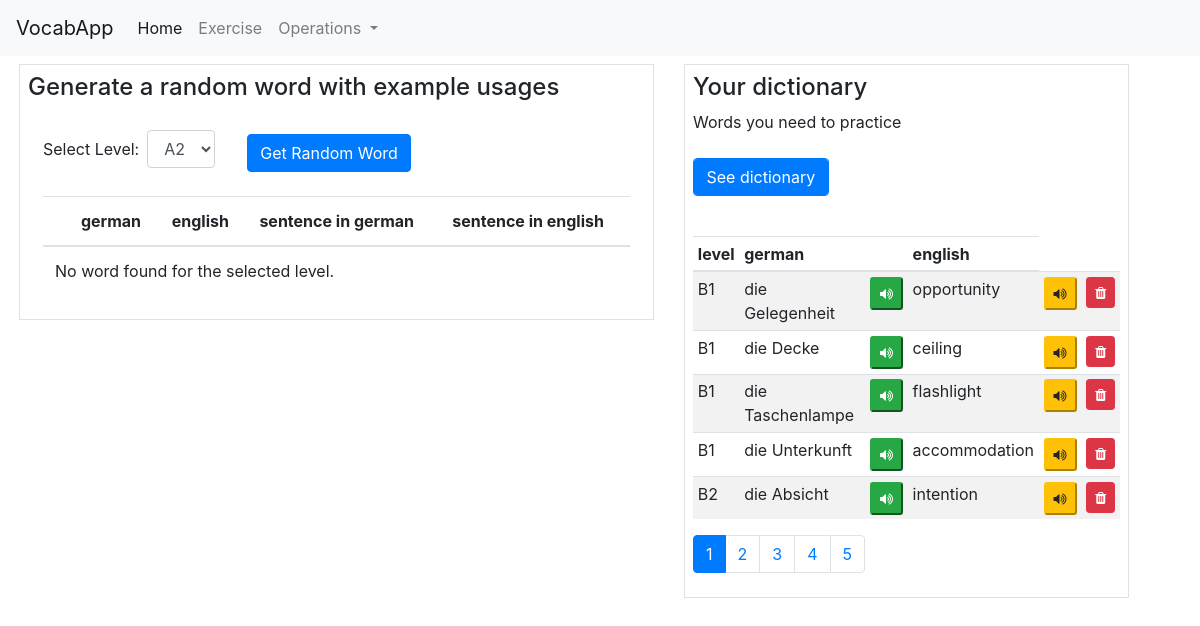
Before: /search with the older database file.
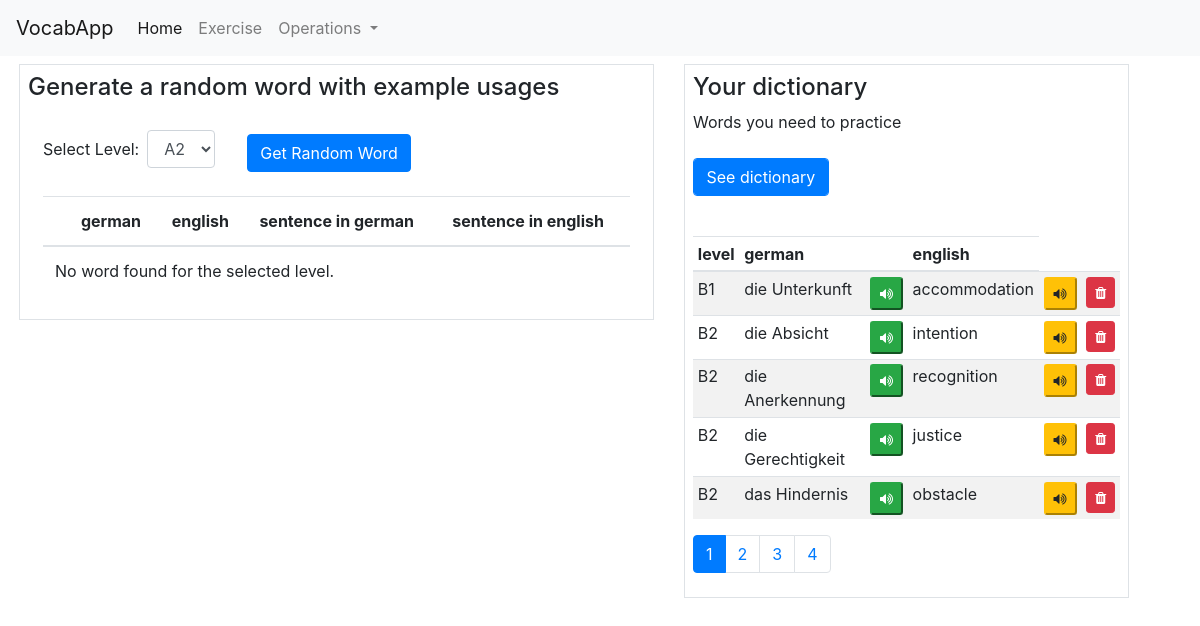
After: the same page with the newer database file.
### app.py (models this page shows)
class LanguageData(db.Model):
    __tablename__ = 'language_data'
    id = db.Column(db.Integer, primary_key=True, index=True)
    level = db.Column(db.String, index=True)
    german_word = db.Column(db.String, unique=True, index=True)
    english_word = db.Column(db.String)
    german_example = db.Column(db.String)
    english_example = db.Column(db.String)
    in_dictionary = db.Column(db.Boolean)

### app.py (the view)
@app.route('/search', methods=['GET', 'POST'])
def search():
    if request.method == 'POST':
        page = request.args.get('page', 1, type=int)
        per_page = 5
        paginated_results = LanguageData.query.filter(
                LanguageData.in_dictionary==1
        ).paginate(page=page, per_page=per_page)
        return render_template('index.html', results=paginated_results)
    elif request.method == 'GET':
        print('     --- This is GET ---')
        page = request.args.get('page', 1, type=int)
        per_page = 5
        paginated_results = LanguageData.query.filter(
            LanguageData.in_dictionary == 1
        ).paginate(page=page, per_page=per_page)
        return render_template('index.html', results=paginated_results)
    return redirect(url_for('index'))

### templates/index.html (shortened to what this page needs)
<!DOCTYPE html>
<html lang="en">
<head>
    <link rel="stylesheet" href="https://stackpath.bootstrapcdn.com/bootstrap/4.3.1/css/bootstrap.min.css">
    <link rel="stylesheet" href="https://cdnjs.cloudflare.com/ajax/libs/font-awesome/4.7.0/css/font-awesome.min.css">
</head>
<body>
    <nav class="navbar navbar-expand-lg navbar-light bg-light">
        <a class="navbar-brand" href="{{ url_for('index') }}">VocabApp</a>
        <div class="collapse navbar-collapse" id="navbarNavDropdown">
          <ul class="navbar-nav">
            <li class="nav-item active">
              <a class="nav-link" href="{{ url_for('index') }}">Home <span class="sr-only">(current)</span></a>
            </li>
            <li class="nav-item">
              <a class="nav-link" href="{{url_for('exercise_flip')}}">Exercise</a>
            </li>
            <li class="nav-item dropdown">
              <a class="nav-link dropdown-toggle" href="#" id="navbarDropdownMenuLink" data-bs-toggle="dropdown" aria-haspopup="true" aria-expanded="false">
                Operations
              </a>
            </li>
          </ul>
        </div>
    </nav>
    <div class="container mt-2 ml-1">
        <div class="row">
            <div class="col-md-7">
                <div class="border p-2">
                    <h4>Generate a random word with example usages</h4>
                    <div class="container-fluid mt-4 table-responsive">
                            <form method="POST" action="{{ url_for('get_random_word') }}" class="form-inline">
                            <div class="form-group mr-2">
                                <label for="levelSelect">Select Level:</label>
                                <select class="form-control ml-2" id="levelSelect" name="vocab_level">
                                    <option value="A2">A2</option>
                                </select>
                            </div>
                                    <button type="submit" id="randomWordBtn" class="btn btn-primary mt-2 ml-4">Get Random Word</button>
                            </form>
                            <table class="table table-md mt-4 text-sm">
                                <thead>
                                    <tr>
                                        <th class="text-sm"></th>
                                        <th class="text-sm">german</th>
                                        <th class="text-sm">english</th>
                                        <th class="text-sm">sentence in german</th>
                                        <th class="text-sm">sentence in english</th>
                                    </tr>
                                </thead>
                                <tbody>
                                    {% if random_word %}
                                        <tr>
                                            <td>
                                                <form method="post" action="{{ url_for('add2dict', row_id=random_word.id) }}" onsubmit="">
                                                    <button type="submit" class="btn btn-primary btn-sm" data-toggle="tooltip" data-placement="top" title="Add to dictionary" >
                                                        <i class="fa fa-plus"></i>
                                                    </button>
                                                </form>
                                            </td>
                                            <td class="mb-2">
                                                <button type="button" class="pronounce-btn btn-success btn-sm" data-word="{{ random_word.german_word }}" data-language="german">
                                                    <i class="fa fa-volume-up"></i>
                                                </button>
                                                <div class="mt-2">{{ random_word.german_word }}</div>
                                            </td>
                                                <!-- <td>
                                                </td> -->
                                            <td>
                                                <button type="button" class="pronounce-btn btn-warning btn-sm" data-word="{{ random_word.english_word }}" data-language="english">
                                                    <i class="fa fa-volume-up"></i>
                                                </button>
                                                <div class="mt-2">{{ random_word.english_word }}</div>
                                            </td>
                                            <td>
                                                <button type="button" class="pronounce-btn btn-success btn-sm" data-word="{{ random_word.german_example }}" data-language="german">
                                                    <i class="fa fa-volume-up"></i>
                                                </button>
                                                <div class="mt-2">{{ random_word.german_example }}</div>
                                            </td>
                                            <td>
                                                <button type="button" class="pronounce-btn btn-warning btn-sm" data-word="{{ random_word.english_example }}" data-language="english">
                                                    <i class="fa fa-volume-up"></i>
                                                </button>
                                                <div class="mt-2">{{ random_word.english_example }}</div>
                                            </td>
                                        </tr>
                                    {% else %}
                                        <tr>
                                            <td colspan="5">No word found for the selected level.</td>
                                        </tr>
                                    {% endif %}
                                </tbody>
                            </table>
                    </div>
                </div>
            </div>
            <div class="col-md-5">
                <div class="border p-2">
                    <h4>Your dictionary</h4>
                    <p>Words you need to practice</p>
                    <div class="search mt-4 table-responsive">
                            <form method="POST" id="searchForm" action="{{ url_for('search') }}" onsubmit="">
                                <div class="form-row">
                                    <div class="form-group col-md-4">
                                        <button type="submit" class="btn btn-primary form-control">See dictionary</button>
                                    </div>
                                </div>
                            </form>
                            <table class="table table-striped table-sm fs-6 mt-4" id="resultsTable">
                                <thead>
                                    <tr>
                                        <th>level</th>
                                        <th>german</th>
                                        <th></th>
                                        <th>english</th>
                                    </tr>
                                </thead>
                                <tbody>
                                {% if results %}
                                    {% for row in results.items %}
                                    <tr>
                                        <td>{{ row['level'] }}</td>
                                        <td>{{ row['german_word'] }}</td>
                                        <td>
                                            <button type="button" class="pronounce-btn btn-success btn-sm" data-word="{{ row['german_word'] }}" data-language="german">
                                                <i class="fa fa-volume-up"></i>
                                            </button>
                                        </td>
                                        <td>{{ row['english_word'] }}</td>
                                        <td>
                                            <button type="button" class="pronounce-btn btn-warning btn-sm" data-word="{{ row['english_word'] }}">
                                                <i class="fa fa-volume-up"></i>
                                            </button>
                                        </td>
                                        <td>
                                                <button type="submit" class="btn btn-danger btn-sm  delete-btn" data-toggle="modal" data-target="#confirmDeleteModal" data-rowid="{{ row['id'] }}">
                                                    <i class="fa fa-trash"></i>
                                                </button>
                                        </td>
                                    </tr>
                                {% endfor %}
                                {% else %}
                                    <tr>
                                        <td colspan="6">No results found.</td>
                                    </tr>
                            {% endif %}
                                </tbody>
                            </table>
                        <nav aria-label="Page navigation">
                        {% if results and results.iter_pages %}
                            <ul class="pagination">
                                {% for page_num in results.iter_pages() %}
                                    {% if page_num %}
                                        <li class="page-item{% if page_num == results.page %} active{% endif %}">
                                            <a class="page-link" href="{{ url_for('search', page=page_num) }}">{{ page_num }}</a>
                                        </li>
                                    {% else %}
                                        <li class="page-item disabled"><span class="page-link">...</span></li>
                                    {% endif %}
                                {% endfor %}
                            </ul>
                        {% endif %}
                        </nav>
                    </div>
                </div>
            </div>
        </div>
    </div>
</body>
</html>

Changed rows visible on the page:
no longer on this page (row edited): LanguageData: level "B1", german_word "die Gelegenheit", english_word "opportunity"
no longer on this page (row edited): LanguageData: level "B1", german_word "die Decke", english_word "ceiling"
no longer on this page (row edited): LanguageData: level "B1", german_word "die Taschenlampe", english_word "flashlight"
now on this page (row edited): LanguageData: level "B2", german_word "die Anerkennung", english_word "recognition"
now on this page (row unchanged): LanguageData: level "B2", german_word "die Gerechtigkeit", english_word "justice"
now on this page (row edited): LanguageData: level "B2", german_word "das Hindernis", english_word "obstacle"
Other visible differences:
list line gone: "5"
